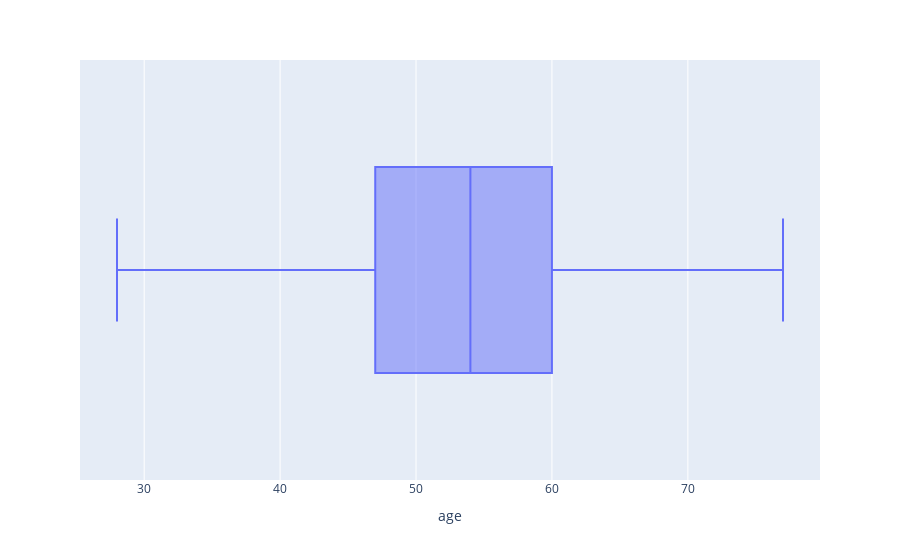
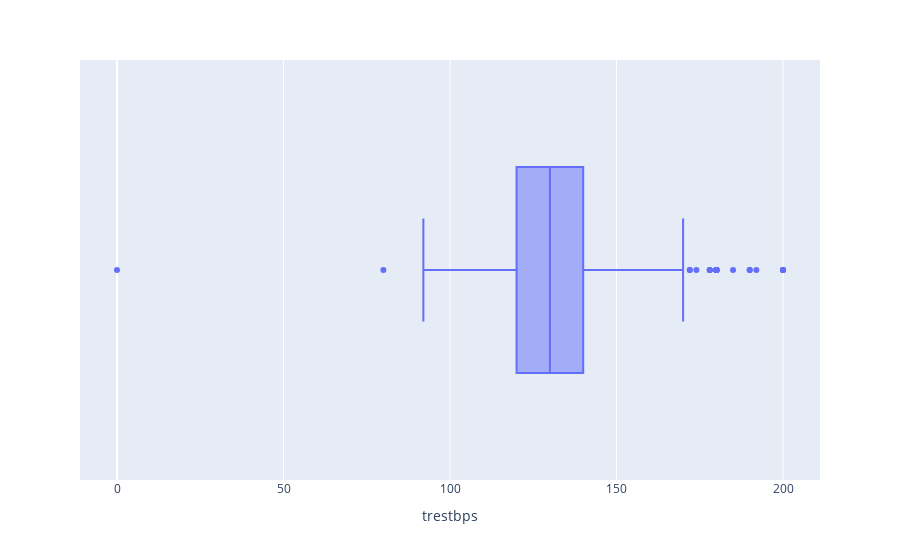
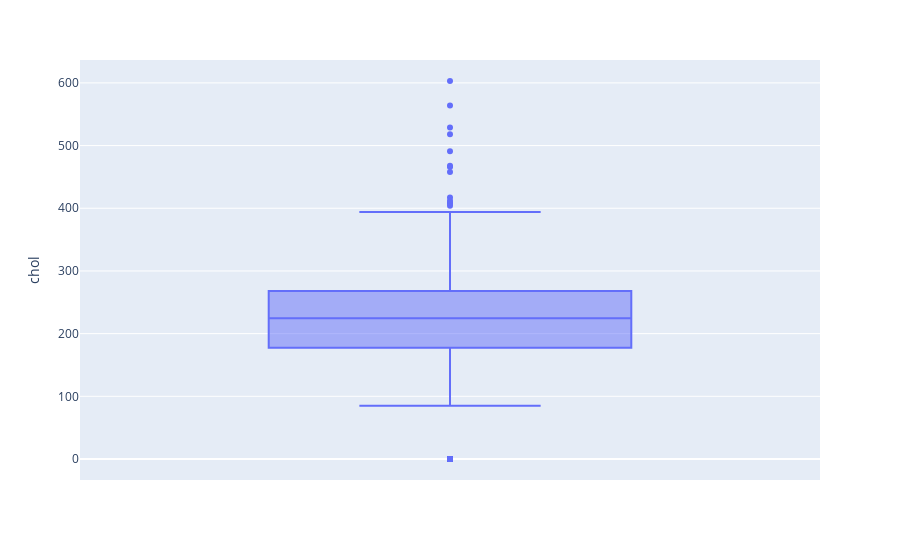
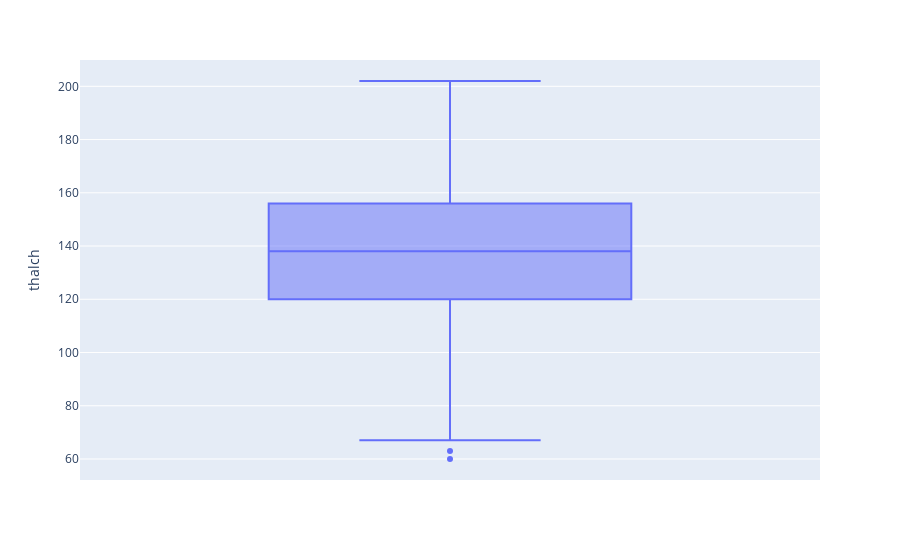

The notebook cell these images were saved under, in order:
### Code cell
fig=px.box(data_frame=df,x="age")
fig.show()
fig=px.box(data_frame=df,x="trestbps")
fig.show()
fig = px.box(data_frame=df, y='chol')
fig.show()

fig = px.box(data_frame=df, y='thalch')
fig.show()

fig = px.box(data_frame=df, y='oldpeak')
fig.show()

### Figure 1 — Plotly figure (JSON) as saved in the notebook; plotly's stock layout.template omitted (floating-point values rounded to 4 significant figures; data arrays with more than 128 entries replaced by an {"elided": "..."} marker saying what was removed)
{"data": [{"alignmentgroup": "True", "hovertemplate": "age=%{x}<extra></extra>", "legendgroup": "", "marker": {"color": "#636efa"}, "name": "", "notched": false, "offsetgroup": "", "orientation": "h", "showlegend": false, "type": "box", "x": {"elided": "920 int values"}, "x0": " ", "xaxis": "x", "y0": " ", "yaxis": "y"}], "layout": {"boxmode": "group", "legend": {"tracegroupgap": 0}, "margin": {"t": 60}, "xaxis": {"anchor": "y", "domain": [0, 1], "title": {"text": "age"}}, "yaxis": {"anchor": "x", "domain": [0, 1]}}}

### Figure 2 — Plotly figure (JSON) as saved in the notebook; plotly's stock layout.template omitted (floating-point values rounded to 4 significant figures; data arrays with more than 128 entries replaced by an {"elided": "..."} marker saying what was removed)
{"data": [{"alignmentgroup": "True", "hovertemplate": "trestbps=%{x}<extra></extra>", "legendgroup": "", "marker": {"color": "#636efa"}, "name": "", "notched": false, "offsetgroup": "", "orientation": "h", "showlegend": false, "type": "box", "x": {"elided": "920 float values"}, "x0": " ", "xaxis": "x", "y0": " ", "yaxis": "y"}], "layout": {"boxmode": "group", "legend": {"tracegroupgap": 0}, "margin": {"t": 60}, "xaxis": {"anchor": "y", "domain": [0, 1], "title": {"text": "trestbps"}}, "yaxis": {"anchor": "x", "domain": [0, 1]}}}

### Figure 3 — Plotly figure (JSON) as saved in the notebook; plotly's stock layout.template omitted (floating-point values rounded to 4 significant figures; data arrays with more than 128 entries replaced by an {"elided": "..."} marker saying what was removed)
{"data": [{"alignmentgroup": "True", "hovertemplate": "chol=%{y}<extra></extra>", "legendgroup": "", "marker": {"color": "#636efa"}, "name": "", "notched": false, "offsetgroup": "", "orientation": "v", "showlegend": false, "type": "box", "x0": " ", "xaxis": "x", "y": {"elided": "920 float values"}, "y0": " ", "yaxis": "y"}], "layout": {"boxmode": "group", "legend": {"tracegroupgap": 0}, "margin": {"t": 60}, "xaxis": {"anchor": "y", "domain": [0, 1]}, "yaxis": {"anchor": "x", "domain": [0, 1], "title": {"text": "chol"}}}}

### Figure 4 — Plotly figure (JSON) as saved in the notebook; plotly's stock layout.template omitted (floating-point values rounded to 4 significant figures; data arrays with more than 128 entries replaced by an {"elided": "..."} marker saying what was removed)
{"data": [{"alignmentgroup": "True", "hovertemplate": "thalch=%{y}<extra></extra>", "legendgroup": "", "marker": {"color": "#636efa"}, "name": "", "notched": false, "offsetgroup": "", "orientation": "v", "showlegend": false, "type": "box", "x0": " ", "xaxis": "x", "y": {"elided": "920 float values"}, "y0": " ", "yaxis": "y"}], "layout": {"boxmode": "group", "legend": {"tracegroupgap": 0}, "margin": {"t": 60}, "xaxis": {"anchor": "y", "domain": [0, 1]}, "yaxis": {"anchor": "x", "domain": [0, 1], "title": {"text": "thalch"}}}}
